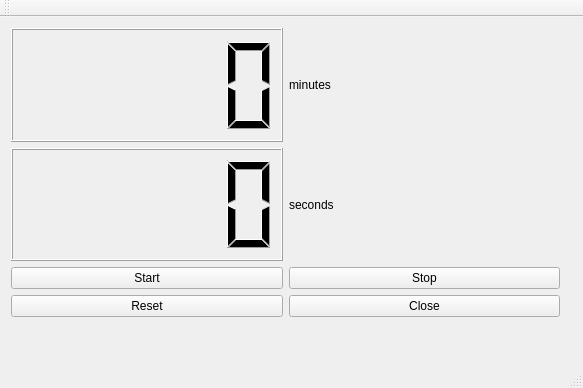
<?xml version="1.0" encoding="UTF-8"?>
<ui version="4.0">
 <class>MainWindow</class>
 <widget class="QMainWindow" name="MainWindow">
  <property name="geometry">
   <rect>
    <x>0</x>
    <y>0</y>
    <width>583</width>
    <height>388</height>
   </rect>
  </property>
  <property name="windowTitle">
   <string>MainWindow</string>
  </property>
  <widget class="QWidget" name="centralWidget">
   <widget class="QWidget" name="gridLayoutWidget">
    <property name="geometry">
     <rect>
      <x>0</x>
      <y>0</y>
      <width>571</width>
      <height>311</height>
     </rect>
    </property>
    <layout class="QGridLayout" name="gridLayout">
     <item row="3" column="0">
      <widget class="QPushButton" name="resetButton">
       <property name="text">
        <string>Reset</string>
       </property>
      </widget>
     </item>
     <item row="2" column="0">
      <widget class="QPushButton" name="startButton">
       <property name="text">
        <string>Start</string>
       </property>
      </widget>
     </item>
     <item row="2" column="1">
      <widget class="QPushButton" name="stopButton">
       <property name="text">
        <string>Stop</string>
       </property>
      </widget>
     </item>
     <item row="0" column="0">
      <widget class="QLCDNumber" name="lcdNumberMin"/>
     </item>
     <item row="3" column="1">
      <widget class="QPushButton" name="closeButton">
       <property name="text">
        <string>Close</string>
       </property>
      </widget>
     </item>
     <item row="1" column="0">
      <widget class="QLCDNumber" name="lcdNumberSec"/>
     </item>
     <item row="0" column="1">
      <widget class="QLabel" name="label">
       <property name="text">
        <string>minutes</string>
       </property>
      </widget>
     </item>
     <item row="1" column="1">
      <widget class="QLabel" name="label_2">
       <property name="text">
        <string>seconds</string>
       </property>
      </widget>
     </item>
    </layout>
   </widget>
  </widget>
  <widget class="QMenuBar" name="menuBar">
   <property name="geometry">
    <rect>
     <x>0</x>
     <y>0</y>
     <width>583</width>
     <height>25</height>
    </rect>
   </property>
  </widget>
  <widget class="QToolBar" name="mainToolBar">
   <attribute name="toolBarArea">
    <enum>TopToolBarArea</enum>
   </attribute>
   <attribute name="toolBarBreak">
    <bool>false</bool>
   </attribute>
  </widget>
  <widget class="QStatusBar" name="statusBar"/>
 </widget>
 <layoutdefault spacing="6" margin="11"/>
 <resources/>
 <connections>
  <connection>
   <sender>closeButton</sender>
   <signal>clicked()</signal>
   <receiver>MainWindow</receiver>
   <slot>close()</slot>
   <hints>
    <hint type="sourcelabel">
     <x>429</x>
     <y>337</y>
    </hint>
    <hint type="destinationlabel">
     <x>291</x>
     <y>193</y>
    </hint>
   </hints>
  </connection>
 </connections>
</ui>
